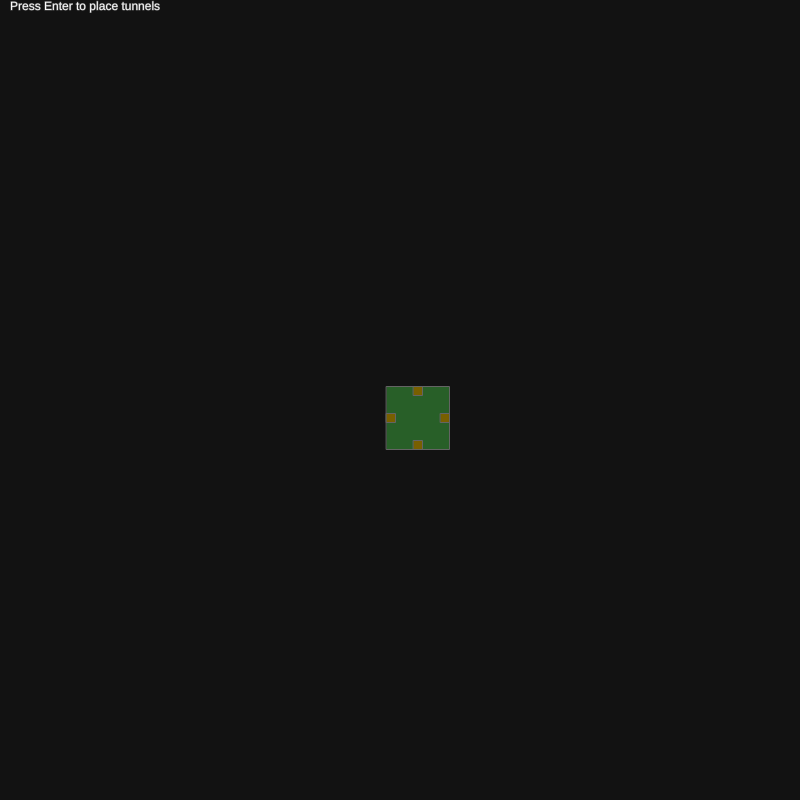
Frame 1 (no input)
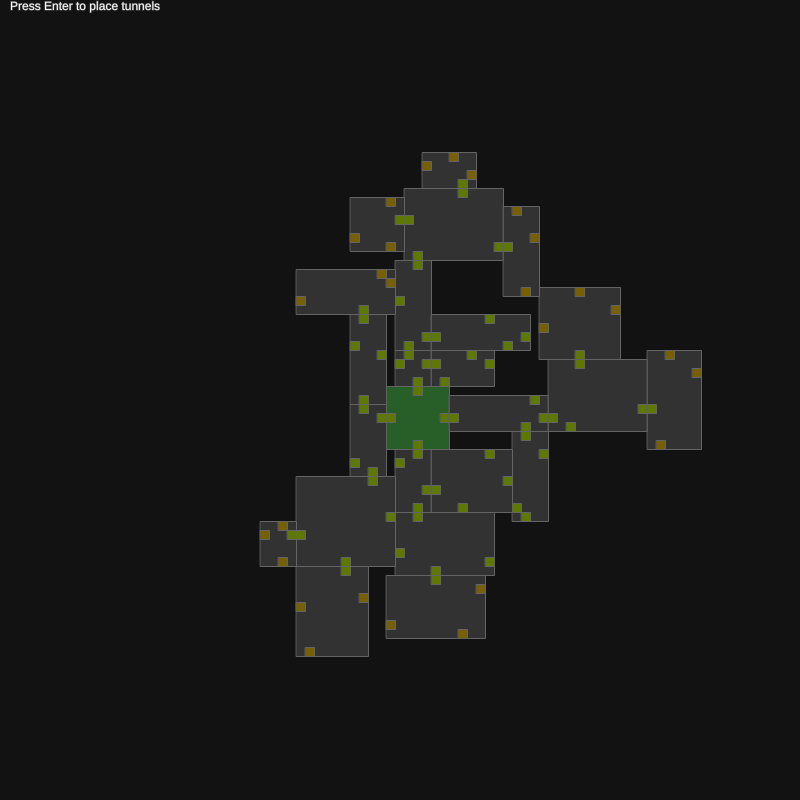
Frame 60 (no input)
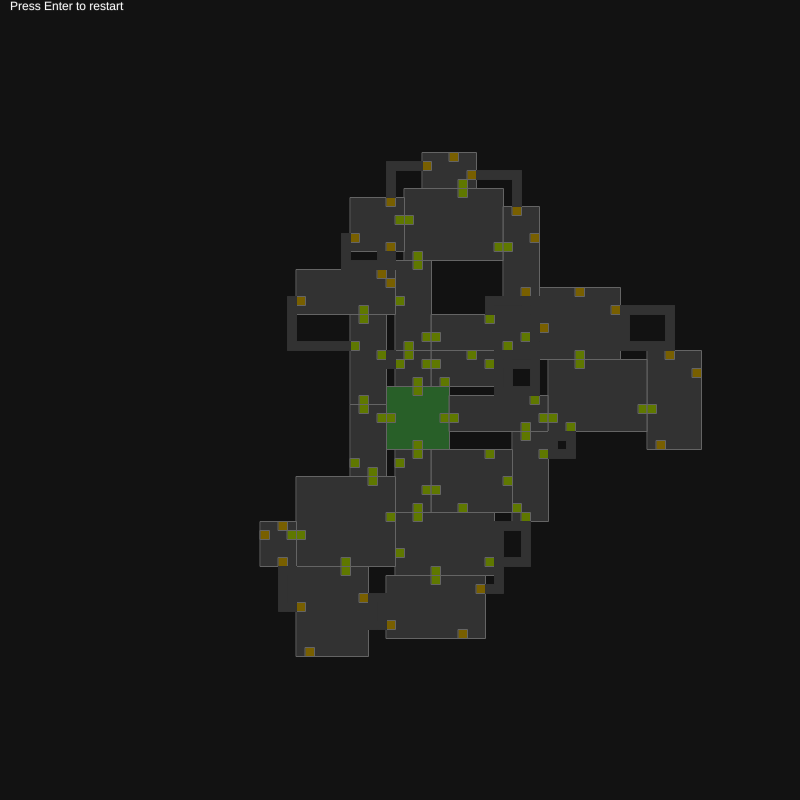
Frame 120 (the mouse pressed at the canvas centre since frame 60)

The p5.js sketch that drew these frames (run headless with seeded random() and noise() and a simulated clock; from frame 60 on, the mouse is pressed at the canvas centre):

// p5.js sketch
// ── sketch.js
// sketch.js
let tileSize = 9;

let numberOfRooms = 60;

let roomRangeMin = 4;
let roomRangeMax = 12;

let initialRoom;
let rooms = [];
let transitionQueue = [];
let failedTransitions = [];
let hallways = [];

let possibleRooms = [];

function setup() {
  createCanvas(800, 800);
  // frameRate(10); // Slow down the frame rate

  initialRoom = Room.initial();
  rooms.push(initialRoom);
  transitionQueue.push(...initialRoom.getAllTransitions());

  // let room = Room.generate()
  for(let i = 0; i < numberOfRooms; i++){
    possibleRooms.push(Room.generate())
  }
}

function draw() {
  background(17.85);

  // Draw all rooms
  for (let room of rooms) {
    room.draw();
  }

  // Try to add a new room at each frame from the queue
  if (transitionQueue.length > 0) {
    let currentTransition = transitionQueue.shift();

    if (possibleRooms.length === 0) {
        console.log("No more rooms to add");
      failedTransitions.push(...transitionQueue);
      transitionQueue = [];
        return;
    }
    // Take the index item and remove from the array
    let index = floor(Math.random() * possibleRooms.length)
    let newRoom = possibleRooms[index];

    console.log(possibleRooms.length)

    possibleRooms.splice(index, 1);

    newRoom = currentTransition.room.alignRoom(
        newRoom,
        currentTransition.side
    );

    // Check for collision with existing rooms
    let collision = rooms.some((existingRoom) =>
        newRoom.collidesWith(existingRoom)
    );

    if (!collision) {
      rooms.push(newRoom);
      for(let transition of newRoom.getAllTransitions()) {
        // Check if within screen bounds
        if (
            transition.room.x < 0 ||
            transition.room.y < 0 ||
            transition.room.x + transition.room.width * tileSize > width ||
            transition.room.y + transition.room.height * tileSize > height
        ) {
          continue;
        }

        transitionQueue.push(transition);
      }
      currentTransition.room.updateTransitionStatus(
          currentTransition.side,
          "room"
      );
      newRoom.updateTransitionStatus(newRoom.lastTransitionSide, "room");
    } else {
      failedTransitions.push(currentTransition);
    }
  } else {
    // console.log("All transitions have been processed")
    // console.log(failedTransitions)
    for(let transition of failedTransitions) {
      // Try to find a nearby failed transition to connect with a hallway
      let nearbyTransitions = findNearbyTransitions(
          transition
      );

      for (let nearbyTransition of nearbyTransitions) {
        let startPos = getAdjustedStartPosition(
            transition.room,
            transition.side
        );
        let endPos = getAdjustedStartPosition(
            nearbyTransition.room,
            nearbyTransition.side
        );

        let newHallway = new Hallway(
            startPos,
            endPos,
            rooms,
            hallways,
            transition.room,
            nearbyTransition.room
        );

        if (newHallway.path) {
          hallways.push(newHallway);

          transition.room.updateTransitionStatus(
              transition.side,
              "hallway"
          );
          nearbyTransition.room.updateTransitionStatus(
              nearbyTransition.side,
              "hallway"
          );
        }
      }
    }
  }

  // Draw hallways
  for (let hallway of hallways) {
    hallway.draw();
  }

  // Overlaying grid spaced by tileSize/3
  // stroke(100, 50);
  // strokeWeight(1);
  // let startPos = tileSize/6;
  // for (let x = startPos; x < width; x += tileSize/3) {
  //     line(x, 0, x, height);
  // }
  // for (let y = startPos; y < height; y += tileSize/3) {
  //     line(0, y, width, y);
  // }

  if (transitionQueue.length !== 0) {
    fill(250);
    text("Press Enter to place tunnels", 10, 10);
  }else {
    fill(250);
    text("Press Enter to restart", 10, 10);
  }
}

function getAdjustedStartPosition(room, side) {
  let position = getTransitionPosition(room, side);
  switch (side) {
    case "top":
      position.y -= tileSize; // Move up
      break;
    case "bottom":
      position.y += tileSize; // Move down
      break;
    case "left":
      position.x -= tileSize; // Move left
      break;
    case "right":
      position.x += tileSize; // Move right
      break;
  }
  return position;
}

function getTransitionPosition(room, side) {
  let x = room.x;
  let y = room.y;

  switch (side) {
    case "top":
      x += room.transitions.top * tileSize;
      break;
    case "right":
      x += (room.width - 1) * tileSize;
      y += room.transitions.right * tileSize;
      break;
    case "bottom":
      x += room.transitions.bottom * tileSize;
      y += (room.height - 1) * tileSize;
      break;
    case "left":
      y += room.transitions.left * tileSize;
      break;
  }

  return createVector(x, y);
}

function keyPressed() {
  if (keyCode === ENTER) {
    if (transitionQueue.length === 0) {
      reset();
    } else {
      failedTransitions.push(...transitionQueue);
      transitionQueue = [];
    }
  }
}

function reset() {
  rooms = [];
  transitionQueue = [];
  failedTransitions = [];
  hallways = [];

  initialRoom = Room.initial();
  rooms.push(initialRoom);

  for(let i = 0; i < numberOfRooms; i++){
    possibleRooms.push(Room.generate(0, 0))
  }

  transitionQueue.push(...initialRoom.getAllTransitions());
}

function findNearbyTransitions(
    currentTransition,
    maxDistance = 8 * tileSize
) {
  let transitions = []

  for (let transition of failedTransitions) {
    if (transition.room === currentTransition.room) {
      continue;
    }

    let currentPos = getTransitionPosition(
        currentTransition.room,
        currentTransition.side
    );

    let otherPos = getTransitionPosition(
        transition.room,
        transition.side
    );

    let distance = dist(currentPos.x, currentPos.y, otherPos.x, otherPos.y);
    if (distance <= maxDistance) {
      transitions.push(transition);
    }
  }

  return transitions
}

function areOppositeSides(side1, side2) {
  return (
      (side1 === "top" && side2 === "bottom") ||
      (side1 === "bottom" && side2 === "top") ||
      (side1 === "left" && side2 === "right") ||
      (side1 === "right" && side2 === "left")
  );
}

// ── hallway.js
// Hallway.js
class Hallway {
  constructor(start, end, rooms, existingHallways, startRoom, endRoom) {
    this.start = start;
    this.end = end;
    this.rooms = rooms;
    this.existingHallways = existingHallways;
    this.startRoom = startRoom;
    this.endRoom = endRoom;
    this.path = this.calculateFlexiblePath();
  }

  calculateFlexiblePath() {

    let debugVisuals = true; // Set to true to enable debugging visuals

    // Debugging visuals for the adjusted start and end points
    // if (debugVisuals) {
    //   fill(0, 255, 0); // Start point in green
    //   ellipse(this.start.x, this.start.y, 10, 10); // Visualize the start point
    //
    //   fill(255, 0, 0); // End point in red
    //   ellipse(this.end.x, this.end.y, 10, 10); // Visualize the end point
    // }

    strokeWeight(3);
    // stroke(255,0,255);
    // line(this.start.x + tileSize/2, this.start.y + tileSize/2, this.end.x + tileSize/2, this.end.y + tileSize/2);

    // Attempt to create a straight path first if it's purely horizontal or vertical
    if (this.start.x === this.end.x || this.start.y === this.end.y) {

      // line(this.start.x, this.start.y, this.end.x, this.end.y);
      if (this.isValidPath([this.start, this.end])) {
        return [this.start, this.end];
      }
    }

    // Attempt to create an L-shaped path
    let lShapedPaths = [
      [this.start, createVector(this.end.x, this.start.y), this.end],
      [this.start, createVector(this.start.x, this.end.y), this.end],
    ];
    for (let path of lShapedPaths) {
      // stroke(0, 255,0);
      // line(path[0].x + tileSize/2, path[0].y + tileSize/2, path[1].x + tileSize/2, path[1].y + tileSize/2);
      // line(path[1].x + tileSize/2, path[1].y + tileSize/2, path[2].x + tileSize/2, path[2].y + tileSize/2);
      if (this.isValidPath(path)) {
        return path;
      }
    }

    // Attempt to create an 'S'-shaped path with a single intermediary straight segment
    let sShapedPaths = [
      // Horizontal-Vertical-Horizontal
      [
        this.start,
        createVector(this.start.x, floor((this.start.y + this.end.y) / 2)),
        createVector(this.end.x, floor((this.start.y + this.end.y) / 2)),
        this.end,
      ],
      // Vertical-Horizontal-Vertical
      [
        this.start,
        createVector(floor((this.start.x + this.end.x) / 2), this.start.y),
        createVector(floor((this.start.x + this.end.x) / 2), this.end.y),
        this.end,
      ],
    ];
    for (let path of sShapedPaths) {
      // stroke(0,0,255);
      // line(path[0].x, path[0].y, path[1].x, path[1].y);
      if (this.isValidPath(path)) {
        return path;
      }
    }
    strokeWeight(1);

    // If no valid path is found, return null
    return null;
  }

  isValidPath(path) {
    // return true
    // Ensure no segment of the path intersects any room
    for (let i = 0; i < path.length - 1; i++) {
      let start = path[i];
      let end = path[i + 1];
      if (this.rooms.some(room => this.lineIntersectsRoom(start, end, room, true))) {
        return false; // Path intersects a room
      }
    }
    return true; // Path is clear
  }

  lineIntersectsRoom(start, end, room, offset = false) {
    if (offset) {
      return lineIntersectsRect(start.x + tileSize/2, start.y + tileSize/2, end.x + tileSize/2, end.y + tileSize/2, room);
    }

    // Ensure this logic robustly checks for intersections
    return lineIntersectsRect(start.x, start.y, end.x, end.y, room);
  }

  draw() {
    // Drawing logic remains the same
    // stroke(255,0,255);
    stroke(50);
    strokeWeight(tileSize);
    noFill();
    strokeCap(PROJECT);
    beginShape();
    for (let point of this.path) {
      vertex(point.x + tileSize/2, point.y + tileSize/2);
    }

    endShape();
    strokeWeight(1);
  }
}

function lineIntersectsRect(x1, y1, x2, y2, room) {
  // Convert room's top-left corner and dimensions to pixel coordinates
  let rectX = room.x;
  let rectY = room.y;
  let rectWidth = room.width * tileSize;
  let rectHeight = room.height * tileSize;

  // Check if either end of the line is inside the rectangle
  if ((x1 >= rectX && x1 <= rectX + rectWidth && y1 >= rectY && y1 <= rectY + rectHeight) ||
      (x2 >= rectX && x2 <= rectX + rectWidth && y2 >= rectY && y2 <= rectY + rectHeight)) {
    return true;
  }

  // Calculate line segment direction
  let deltaX = x2 - x1;
  let deltaY = y2 - y1;

  // Check intersections with rectangle boundaries
  // Top boundary
  let t = deltaY !== 0 ? (rectY - y1) / deltaY : -1;
  if (t >= 0 && t <= 1) {
    let xi = x1 + t * deltaX;
    if (xi >= rectX && xi <= rectX + rectWidth) return true;
  }

  // Bottom boundary
  t = deltaY !== 0 ? (rectY + rectHeight - y1) / deltaY : -1;
  if (t >= 0 && t <= 1) {
    let xi = x1 + t * deltaX;
    if (xi >= rectX && xi <= rectX + rectWidth) return true;
  }

  // Left boundary
  t = deltaX !== 0 ? (rectX - x1) / deltaX : -1;
  if (t >= 0 && t <= 1) {
    let yi = y1 + t * deltaY;
    if (yi >= rectY && yi <= rectY + rectHeight) return true;
  }

  // Right boundary
  t = deltaX !== 0 ? (rectX + rectWidth - x1) / deltaX : -1;
  if (t >= 0 && t <= 1) {
    let yi = y1 + t * deltaY;
    if (yi >= rectY && yi <= rectY + rectHeight) return true;
  }

  // No intersection found
  return false;
}

// ── room.js
// room.js
class Room {
  constructor(x = 0, y = 0, initial = false) {
    // Room position
    this.x = x;
    this.y = y;

    this.initial = initial;

    if (initial) {
      // Generate random width and height between 3 and 15
      this.width = 7;
      this.height = 7;

      // Generate transitions
      this.transitions = {
        top: 3,
        right: 3,
        bottom: 3,
        left: 3,
      };
    } else {
      // Generate random width and height between 3 and 15
      this.width = Math.floor(random(roomRangeMin, roomRangeMax));
      this.height = Math.floor(random(roomRangeMin, roomRangeMax));

      // Generate transitions
      this.transitions = {
        top: Math.floor(random(1, this.width - 1)),
        right: Math.floor(random(1, this.height - 1)),
        bottom: Math.floor(random(1, this.width - 1)),
        left: Math.floor(random(1, this.height - 1)),
      };
    }

    // Track used transitions
    this.usedTransitions = {
      top: false,
      right: false,
      bottom: false,
      left: false,
    };

    // Initialize transition statuses to null (no room or hallway attached)
    this.transitionStatuses = {
      top: null,
      right: null,
      bottom: null,
      left: null,
    };

    this.lastTransitionSide = null;
  }

  draw() {
    // Draw the room with a slightly green background if it's the initial room
    if (this.initial) {
      fill(40, 95, 40);
    } else {
      fill(50); // White for regular rooms
    }
    stroke(100);
    rect(this.x, this.y, this.width * tileSize, this.height * tileSize);

    // Draw transitions
    for (let side of Object.keys(this.transitions)) {
      if (this.usedTransitions[side]) {
        fill(95, 120, 0);
      } else {
        fill(120, 95, 0);
      }

      switch (side) {
        case "top":
          rect(
            this.x + this.transitions.top * tileSize,
            this.y,
            tileSize,
            tileSize
          );
          break;
        case "right":
          rect(
            this.x + (this.width - 1) * tileSize,
            this.y + this.transitions.right * tileSize,
            tileSize,
            tileSize
          );
          break;
        case "bottom":
          rect(
            this.x + this.transitions.bottom * tileSize,
            this.y + (this.height - 1) * tileSize,
            tileSize,
            tileSize
          );
          break;
        case "left":
          rect(
            this.x,
            this.y + this.transitions.left * tileSize,
            tileSize,
            tileSize
          );
          break;
      }
    }

    fill(255); // Reset fill color
  }

  static initial() {
    return new Room(
      width / 2 - tileSize * 1.5,
      height / 2 - tileSize * 1.5,
      true
    );
  }

  // Static method to generate a room
  static generate(x = 0, y = 0) {
    return new Room(x, y);
  }

  // Check if this room collides with another room
  collidesWith(other) {
    return !(
      this.x + this.width * tileSize <= other.x ||
      this.x >= other.x + other.width * tileSize ||
      this.y + this.height * tileSize <= other.y ||
      this.y >= other.y + other.height * tileSize
    );
  }

  // Get all transition points
  getAllTransitions() {
    return Object.keys(this.transitions).map((side) => ({
      room: this,
      side: side,
    }));
  }

  // Method to update transition status
  updateTransitionStatus(side, status) {
    this.transitionStatuses[side] = status;
  }

  alignRoom(room, side) {
    let newRoom = room;
    let oppositeSide = this.getOppositeSide(side);
    // Align the new room based on the side and the transition of the current room
    switch (side) {
      case "top":
        newRoom.x =
            this.x +
            this.transitions.top * tileSize -
            newRoom.transitions[oppositeSide] * tileSize;
        newRoom.y = this.y - newRoom.height * tileSize;
        break;
      case "right":
        newRoom.x = this.x + this.width * tileSize;
        newRoom.y =
            this.y +
            this.transitions.right * tileSize -
            newRoom.transitions[oppositeSide] * tileSize;
        break;
      case "bottom":
        newRoom.x =
            this.x +
            this.transitions.bottom * tileSize -
            newRoom.transitions[oppositeSide] * tileSize;
        newRoom.y = this.y + this.height * tileSize;
        break;
      case "left":
        newRoom.x = this.x - newRoom.width * tileSize;
        newRoom.y =
            this.y +
            this.transitions.left * tileSize -
            newRoom.transitions[oppositeSide] * tileSize;
        break;
    }

    // Mark transitions as used
    this.usedTransitions[side] = true;
    newRoom.usedTransitions[oppositeSide] = true;

    newRoom.lastTransitionSide = oppositeSide;
    return newRoom;
  }

  createAndAlignNewRoom(side) {
     // Generate a new room at a temporary position
    return this.alignRoom(Room.generate(0, 0));
  }

  // Method to get the opposite side
  getOppositeSide(side) {
    switch (side) {
      case "top":
        return "bottom";
      case "right":
        return "left";
      case "bottom":
        return "top";
      case "left":
        return "right";
    }
  }

  copy() {
    return Object.assign(Object.create(Object.getPrototypeOf(this)), this);
  }
}

// ── style.css
html, body {
  margin: 0;
  padding: 0;

  background: #121212;
}
canvas {
  display: block;
    margin: 0 auto;
  border: #404040 2px solid;
}
